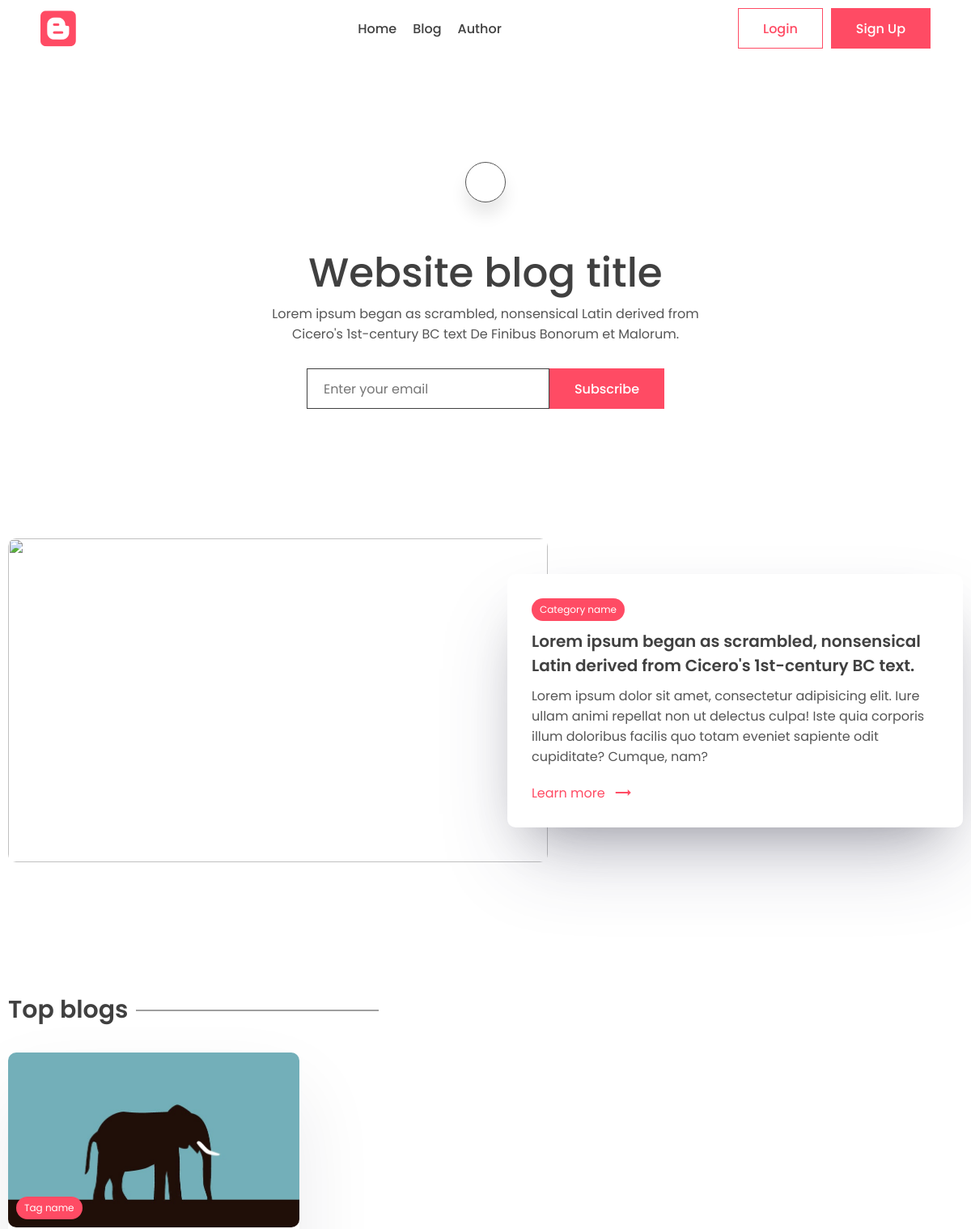
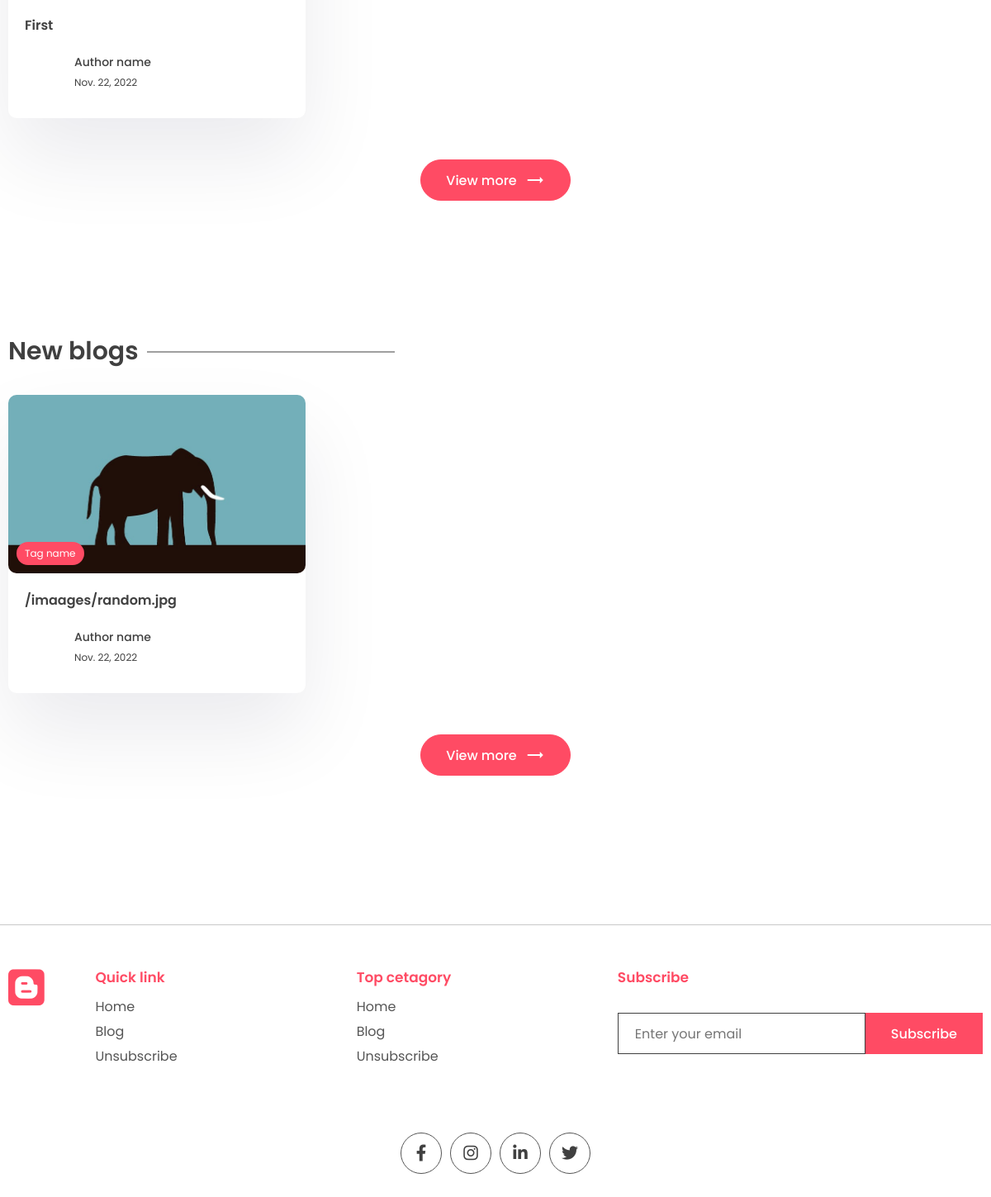
The page / on the database its author committed (2 pictures, top to bottom).
### app/models.py (models this page shows)
class Post(models.Model):
    title = models.CharField(max_length=200)
    content = models.TextField()
    last_updated = models.DateTimeField(auto_now=True)
    slug = models.SlugField(max_length=200, unique=True)
    image = models.ImageField(null=True, blank=True, upload_to="images/")
    view_count = models.IntegerField(null=True, blank=True)
    tags = models.ManyToManyField(Tag, blank=True, related_name="post")

### app/views.py (the view)
# urls.py: path("", views.index, name="index"),
def index(request):
    posts = Post.objects.all()
    context = {"posts": posts}
    return render(request, "app/index.html", context)

### app/templates/app/index.html (shortened to what this page needs)
{% extends 'base.html' %}
{% block content %}
<main class="sp">
    <div class="container">
        <center>
            <div class="search-bar">
                <div class="animated-search" onclick="searchbar()">
                </div>
            </div>
            <div class="typo">
                <h1 class="title">Website blog title</h1>
                <p>
                    Lorem ipsum began as scrambled, nonsensical Latin derived from
                    Cicero's 1st-century BC text De Finibus Bonorum et Malorum.
                </p>
            </div>
            <div class="newsletter">
                <form method="POST">
                    <input type="email" name="email" maxlength="100" placeholder="Enter your email" required=""
                        id="id_email" />
                    <button class="btn btn-primary">Subscribe</button>
                </form>
            </div>
        </center>
    </div>
</main>
<section class="sp">
    <div class="container">
        <div class="grid-2">
            <div class="post-img">
                <img src="images/post.png" alt="" />
            </div>
            <div class="post-content">
                <div class="cetagory">
                    <p>Category name</p>
                </div>
                <h1>
                    Lorem ipsum began as scrambled, nonsensical Latin derived from
                    Cicero's 1st-century BC text.
                </h1>
                <p class="des">
                    Lorem ipsum dolor sit amet, consectetur adipisicing elit. Iure
                    ullam animi repellat non ut delectus culpa! Iste quia corporis
                    illum doloribus facilis quo totam eveniet sapiente odit
                    cupiditate? Cumque, nam?
                </p>
                <a class="learn" href="#">Learn more <span class="material-icons"> trending_flat </span></a>
            </div>
        </div>
    </div>
</section>
<section class="sp">
    <div class="container">
        <h1 class="sec-title">Top blogs</h1>
        <div class="grid-3">
            {% for post in posts %}
            <a href="{% url 'post_page' post.slug %}">
                <div class="card">
                    <div class="post-img">
                        <img src="{{post.image.url}}" alt="" />
                        <div class="tag">Tag name</div>
                    </div>
                    <div class="card-content">
                        <h3>
                            {{post.title}}
                        </h3>
                        <div class="author">
                            <div class="profile-pic">
                            </div>
                            <div class="details">
                                <p>Author name</p>
                                <small>{{post.last_updated | date}}</small>
                            </div>
                        </div>
                    </div>
                </div>
            </a>
            {% endfor %}
        </div>
        <center>
            <a href=""><button class="btn btn-primary rounded view">
                    View more <span class="material-icons"> trending_flat </span>
                </button></a>
        </center>
    </div>
</section>
<section class="sp">
    <div class="container">
        <h1 class="sec-title">New blogs</h1>
        <div class="grid-3">
            {% for post in posts %}
            <a href="{% url 'post_page' post.slug %}">
                <div class="card">
                    <div class="post-img">
                        <img src="{{post.image.url}}" alt="" />
                        <div class="tag">Tag name</div>
                    </div>
                    <div class="card-content">
                        <h3>
                            {{post.image.url}}
                        </h3>
                        <div class="author">
                            <div class="profile-pic">
                            </div>
                            <div class="details">
                                <p>Author name</p>
                                <small>{{post.last_updated | date}}</small>
                            </div>
                        </div>
                    </div>
                </div>
            </a>
            {% endfor %}
        </div>
        <center>
            <a href=""><button class="btn btn-primary rounded view">
                    View more <span class="material-icons"> trending_flat </span>
                </button></a>
        </center>
    </div>
</section>
{% endblock content %}

### app/static/app/style.css (style rules this page uses)
* { margin: 0; padding: 0; box-sizing: border-box; text-decoration: none; border: none; outline: none; list-style: none; font-family: "Poppins", sans-serif; color: var(--black); }
:root { --red: #ff4b64; --black: #404040; --des: #555555; --shadow: #ffffff1a 0px 1px 1px 0px inset, #32325d40 0px 50px 100px -20px, #0000004d 0px 30px 60px -30px; --shadow2: rgba(17, 12, 46, 0.084) 0px 48px 100px 0px; }
html { font-size: 62.5%; }
[class*="grid"] { display: grid; }
img { width: 100%; }
.container { max-width: 1220px; margin: auto; padding: 0 10px; }
p, a { font-size: 1.6rem; color: var(--des); }
input, textarea { font-size: 1.6rem; color: var(--black); }
.btn { cursor: pointer; height: 5rem; padding: 0 3rem; font-size: 1.6rem; font-weight: 500; border: 1px solid var(--red); display: flex; align-items: center; justify-content: center; gap: 1rem; }
.btn span { color: white; }
.btn-primary { background: var(--red); color: white; }
.rounded { border-radius: 5rem; }
.search-bar, .animated-search { width: 5rem; aspect-ratio: 1/1; border: 1px solid var(--des); border-radius: 50%; display: flex; align-items: center; justify-content: center; background: white; box-shadow: 0 15px 20px #00000018; cursor: pointer; margin-top: 10rem; z-index: 2; }
.search-bar { box-shadow: unset; border: none; }
.search-bar .animated-search { margin-top: 0; }
.typo { width: 50%; margin-top: 5rem; }
.title { font-size: 5rem; font-weight: 500; }
.newsletter form { display: flex; align-items: center; justify-content: center; margin-top: 3rem; }
.newsletter input { border: 1px solid var(--black); height: 5rem; width: 30rem; padding: 0 2rem; }
.sp { padding: 8rem 0; }
.grid-2 { grid-template-columns: 1.3fr 1fr; align-items: center; }
.post-img { height: 40rem; width: 100%; overflow: hidden; border-radius: 1rem; }
.post-img img { height: 100%; object-fit: cover; object-position: center; }
.post-content { position: relative; left: -5rem; background: white; border-radius: 1rem; padding: 3rem; box-shadow: var(--shadow); width: calc(100% + 5rem); }
.post-content h1 { font-size: 2rem; font-weight: 600; margin: 1rem 0; }
.cetagory { background: var(--red); width: fit-content; border-radius: 5rem; padding: 0.5rem 1rem; }
.cetagory p { color: white; font-size: 1.2rem; }
.learn { display: flex; align-items: center; gap: 1rem; color: var(--red); margin-top: 2rem; }
.learn span { color: #ff4b64; }
.sec-title { font-size: 3rem; font-weight: 600; position: relative; width: fit-content; margin-bottom: 3rem; }
.sec-title::after { content: ""; position: absolute; right: -31rem; height: 1px; width: 30rem; background: var(--black); top: 50%; transform: translateY(-50%); }
.grid-3 { grid-template-columns: repeat(3, 1fr); gap: 5rem; }
.card { background: white; box-shadow: var(--shadow2); border-radius: 1rem; cursor: pointer; transition: 0.3s; }
.post-img { position: relative; }
.tag { position: absolute; bottom: 1rem; left: 1rem; background: var(--red); color: white; border-radius: 5rem; padding: 0.5rem 1rem; font-size: 1.2rem; }
.card-content { padding: 2rem; padding-bottom: 3rem; }
.card h3 { font-size: 1.6rem; font-weight: 600; }
.card .post-img { width: 100%; height: unset; aspect-ratio: 1/0.6; }
.author { display: flex; align-items: center; gap: 1rem; margin-top: 2rem; }
.profile-pic { width: 5rem; aspect-ratio: 1/1; border-radius: 50%; overflow: hidden; }
.author p { color: var(--black); font-weight: 500; font-size: 1.4rem; }
.author small { color: var(--black); font-size: 1.2rem; }
.view { margin-top: 5rem; }
main { padding-top: 10rem !important; }

### rows shown on the page
Post: image (picture), title "First", last_updated "Nov. 22, 2022", image "/imaages/random.jpg"
